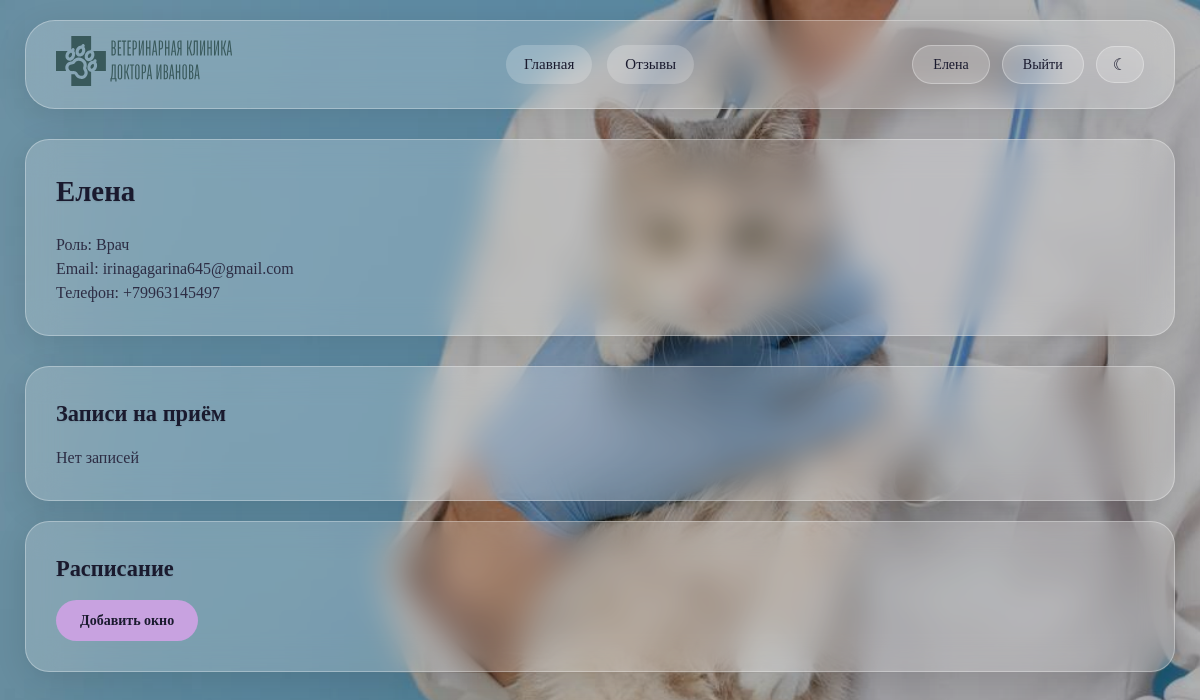
Page /users/profile/ (signed in) on the earlier database version.
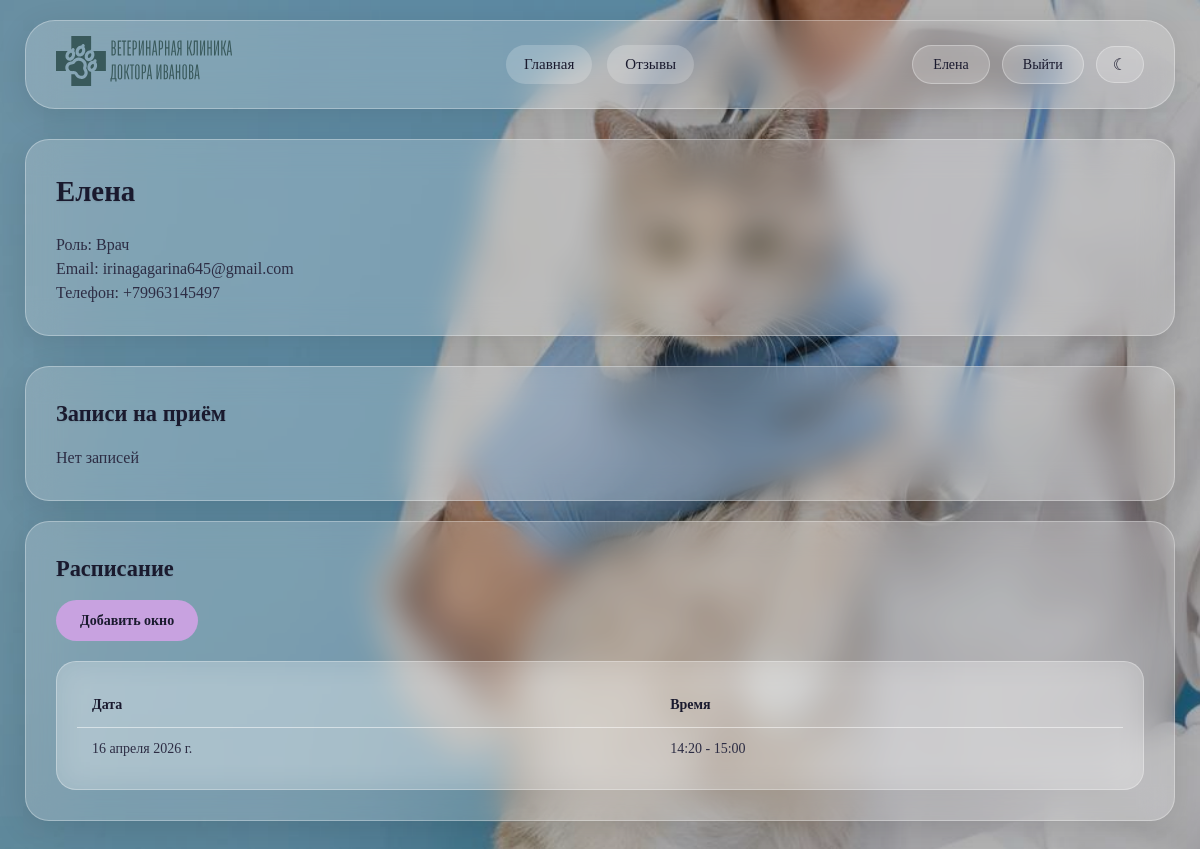
Same page on the later database version.
### main/models.py (models this page shows, shortened)
class DoctorSchedule(models.Model):
    doctor = models.ForeignKey(CustomUser, on_delete=models.CASCADE, related_name='schedules',
                               limit_choices_to={'role': 'DOCTOR'})
    date = models.DateField(verbose_name="Дата")
    start_time = models.TimeField(verbose_name="Начало")
    end_time = models.TimeField(verbose_name="Конец")
    is_available = models.BooleanField(default=True, verbose_name="Доступно")
    class Meta:
        verbose_name = 'Расписание врача'
        verbose_name_plural = 'Расписания врачей'
        unique_together = ['doctor', 'date', 'start_time']

### users/views.py (the view, shortened to what this page needs)
# urls.py: path('profile/', views.profile, name='profile'),
@login_required
def profile(request):
    context = {}
    if request.user.role == 'ADMIN':
        context['users'] = CustomUser.objects.all()
        context['news_list'] = News.objects.all()
        context['reviews_pending'] = Review.objects.filter(status='PENDING')
        context['appointments'] = Appointment.objects.all()
        context['template'] = 'users/admin_panel.html'
    elif request.user.role == 'DOCTOR':
        context['appointments'] = Appointment.objects.filter(doctor=request.user)
        context['schedules'] = DoctorSchedule.objects.filter(doctor=request.user)
        context['template'] = 'users/doctor_panel.html'
    return render(request, 'users/profile.html', context)

### templates/users/profile.html (shortened to what this page needs)
{% extends 'base.html' %}
{% block content %}
<div class="glass-card" style="margin-bottom: 30px;">
    <h2>{{ user.username }}</h2>
    <p>Роль: {{ user.get_role_display }}</p>
    <p>Email: {{ user.email }}</p>
    <p>Телефон: {{ user.phone|default:"Не указан" }}</p>
</div>
{% if user.role == 'ADMIN' %}
    {% include 'users/admin_panel.html' %}
{% elif user.role == 'DOCTOR' %}
    {% include 'users/doctor_panel.html' %}
{% else %}
    {% include 'users/client_panel.html' %}
{% endif %}
{% endblock %}

### templates/users/doctor_panel.html
<div class="glass-card">
    <h3>Записи на приём</h3>
    {% if appointments %}
        <div class="glass-table">
            <table>
                <thead>
                    <tr>
                        <th>Клиент</th>
                        <th>Питомец</th>
                        <th>Дата</th>
                        <th>Статус</th>
                        <th>Действия</th>
                    </tr>
                </thead>
                <tbody>
                    {% for appointment in appointments %}
                    <tr>
                        <td>{{ appointment.client.username }}</td>
                        <td>{{ appointment.pet_name }} ({{ appointment.pet_type }})</td>
                        <td>{{ appointment.appointment_date|date:"d.m.Y H:i" }}</td>
                        <td>{{ appointment.get_status_display }}</td>
                        <td>
                            {% if appointment.status != 'COMPLETED' and appointment.status != 'CANCELLED' %}
                                <a href="{% url 'complete_appointment' appointment.id %}" class="btn">Проведён</a>
                            {% endif %}
                            <a href="{% url 'reschedule_appointment' appointment.id %}" class="btn">Перенести</a>
                        </td>
                    </tr>
                    {% endfor %}
                </tbody>
            </table>
        </div>
    {% else %}
        <p>Нет записей</p>
    {% endif %}
</div>
<div class="glass-card" style="margin-top: 20px;">
    <h3>Расписание</h3>
    <a href="{% url 'add_schedule' %}" class="btn btn-primary">Добавить окно</a>
    {% if schedules %}
        <div class="glass-table" style="margin-top: 20px;">
            <table>
                <thead>
                    <tr>
                        <th>Дата</th>
                        <th>Время</th>
                    </tr>
                </thead>
                <tbody>
                    {% for schedule in schedules %}
                    <tr>
                        <td>{{ schedule.date }}</td>
                        <td>{{ schedule.start_time }} - {{ schedule.end_time }}</td>
                    </tr>
                    {% endfor %}
                </tbody>
            </table>
        </div>
    {% endif %}
</div>

Differences in the rows shown:
added DoctorSchedule: date "16 апреля 2026 г.", start_time "14:20", end_time "15:00"
Other differences:
text now shown: "Дата Время"
